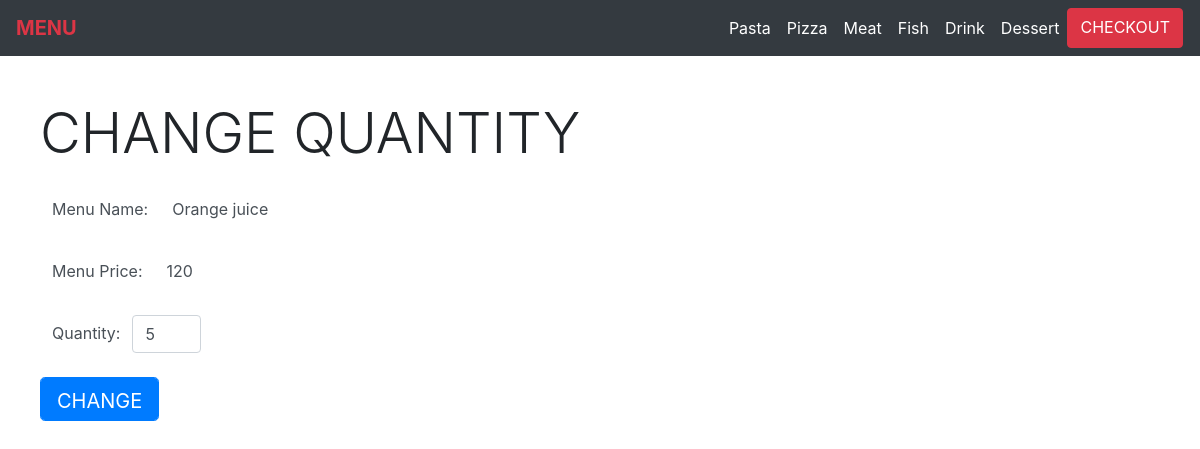
The app's page /UI/editOrder.php?order_id=5 (signed in), older data.
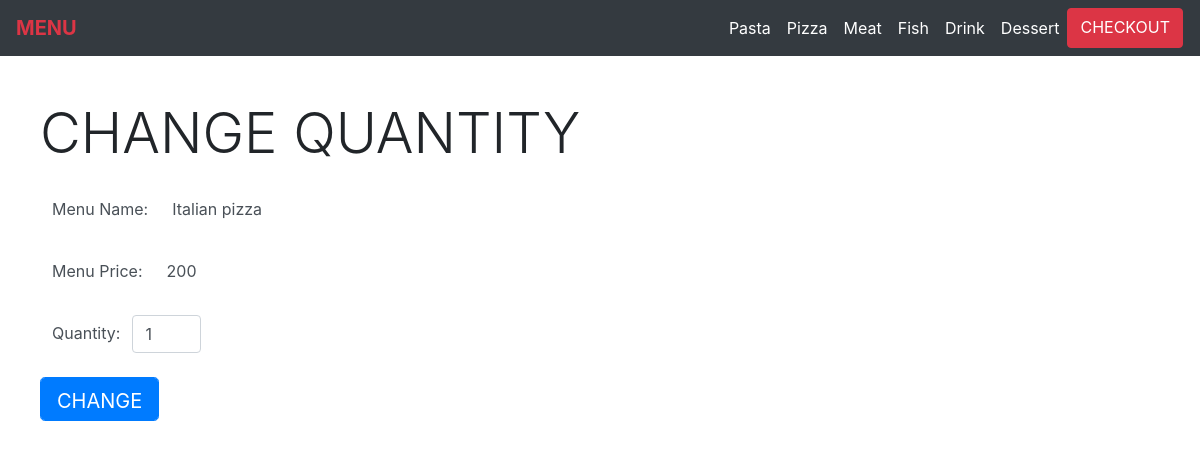
The same page, newer data.
### tables this page shows
CREATE TABLE `orders` (
  `order_id` int(11) NOT NULL,
  `order_time` datetime NOT NULL DEFAULT current_timestamp(),
  `receive_status` varchar(10) NOT NULL,
  `serve_time` datetime DEFAULT NULL,
  `menu_id` int(11) NOT NULL,
  `account_id` int(11) NOT NULL,
  `order_quantity` varchar(50) NOT NULL
);

CREATE TABLE `menu` (
  `menu_id` int(11) NOT NULL,
  `menu_name` varchar(50) NOT NULL,
  `menu_price` varchar(50) NOT NULL,
  `category_id` varchar(50) NOT NULL,
  `menu_picture` varchar(100) NOT NULL,
  `menu_amount` varchar(1000) NOT NULL DEFAULT '0'
);

### class/database.php (called while the page is built, shortened)
<?php
    class Database{
        private $servername = "localhost";
        private $db_username = "root";
        private $db_password = "";
        private $database = "my_portfolio";
        public function __construct(){
            $this->conn = new mysqli($this->servername,$this->db_username,$this->db_password,$this->database);
            return $this->conn;
        }
    }
?>

### orderAction.php (called while the page is built, shortened)
<?php
    require_once 'class/orders.php';
    $order = new Orders();
?>

### class/orders.php (called while the page is built, shortened)
<?php
    require_once 'database.php';
    class Orders extends Database{
        public function getSpecificOrder($order_id){
            $sql = "SELECT * FROM orders INNER JOIN menu ON orders.menu_id = menu.menu_id WHERE order_id = '$order_id'";
            $result = $this->conn->query($sql);
            if($result == false){
                die("No Record Found: ".$this->conn->error);
            }else{
                return $result->fetch_assoc();
            }
        }
    }
?>

### UI/editOrder.php (the view, shortened to what this page needs)
<?php include 'menuHeader.php'?>
<?php
    $order_id = $_GET['order_id'];
    $row = $order->getSpecificOrder($order_id);
?>
<div class="container" style="margin-top:100px;">
        <div class="form-row ">
            <div class="form-group">
                <h1 class="display-4">CHANGE QUANTITY</h1>
            </div>
        </div>
        <div class="form-row">
            <div class="form-group">
                <label class="form-control border-0" for="">Menu Name: </label>
            </div>
            <div class="form-group">
                <h2 class="form-control border-0"><?php echo $row['menu_name']?></h2>
            </div>
        </div>
        <div class="form-row">
            <div class="form-group">
                <label class="form-control border-0" for="">Menu Price: </label>
            </div>
            <div class="form-group">
                <h2 class="form-control border-0"><?php echo $row['menu_price']?></h2>
            </div>
        </div>
        <form action="../orderAction.php" method="post">
        <div class="form-row">
            <div class="form-group">
                <label class="form-control border-0" for="">Quantity: </label>
            </div>
            <div class="form-group">
                <input type="number" name="new_quantity" value="<?php  echo $row['order_quantity'] ?>" class="form-control col-md-3" id="">
            </div>
        </div>
        <div class="form-row">
                    <div class="form-group">
                        <input type="submit" name="change_quantity" value="Change" class="btn btn-primary btn btn-lg text-uppercase form-control" id="">
                    </div>
                </div>
        </form>
        </div>
</body>
</html>

Row changes from the older to the newer data that the page shows:
changed orders: menu.menu_name "Orange juice" → "Italian pizza"; menu.menu_price "120" → "200"; new_quantity "5" → "1"
